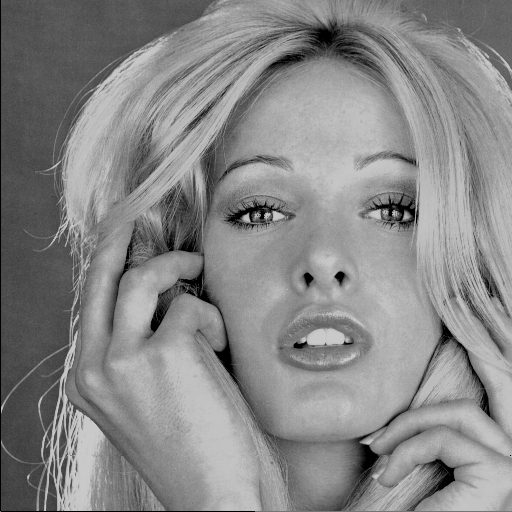
#> input picture image/woman_blonde.tif, 512 x 512 px
$ python 1-6.py
#> lines starting #> are read from the running program, lines starting #| are printed output that depends on the picture; after the words box and inside, x2 and y2 are one past the last pixel; in counts of white or black regions, pixels touching at a corner belong together
import cv2
import matplotlib.pyplot as plt
import numpy as np

# 二值化图像
img = cv2.imread('../image/woman_blonde.tif', cv2.IMREAD_GRAYSCALE)
#> img is the input picture: shape (512, 512); min 0, max 202, mean 135.1
h, w = img.shape[:2]
#> h = 512; w = 512
plt.figure()
plt.subplot(1, 3, 1)
plt.title('original')
plt.axis('off')
plt.imshow(img, cmap='gray')
# 全局阈值
thresh = 127
im1 = np.zeros((h, w))
for i in range(h):
    for j in range(w):
        if img[i, j] > thresh:
            im1[i, j] = 255
        else:
            im1[i, j] = 0
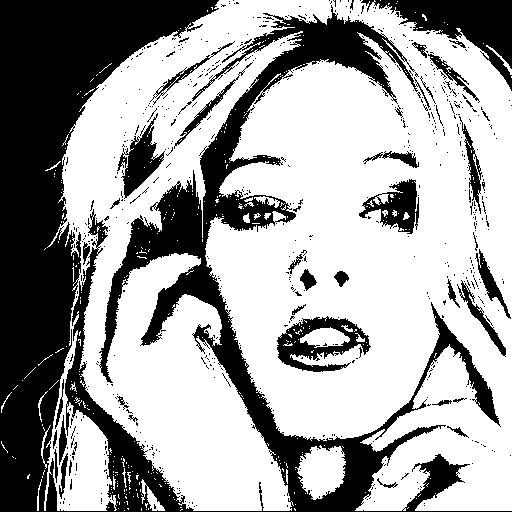
#> im1: shape (512, 512) float64; 63.6% white; 646 black regions (604 under 20 px), largest, box (x1, y1, x2, y2) and area: (0, 0, 512, 512) 78027, (361, 0, 512, 91) 4945, (277, 316, 371, 372) 2356
plt.subplot(1, 3, 2)
plt.title('global threshold')
plt.imshow(im1, cmap='gray')
plt.axis('off')
# 局部阈值
im2 = np.zeros((h, w))
im = np.pad(img, (1, 1), 'constant')
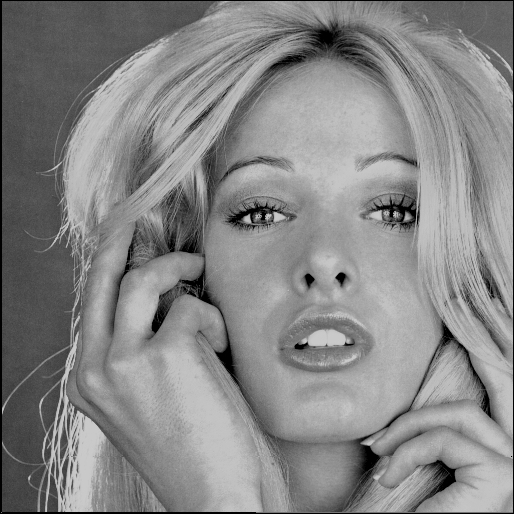
#> im: shape (514, 514); min 0, max 202, mean 134
for i in range(h):
    for j in range(w):
        x = np.mean(im[i:i+3, j:j+3])
        if img[i, j] >= x:
            im2[i, j] = 255
        else:
            im2[i, j] = 0
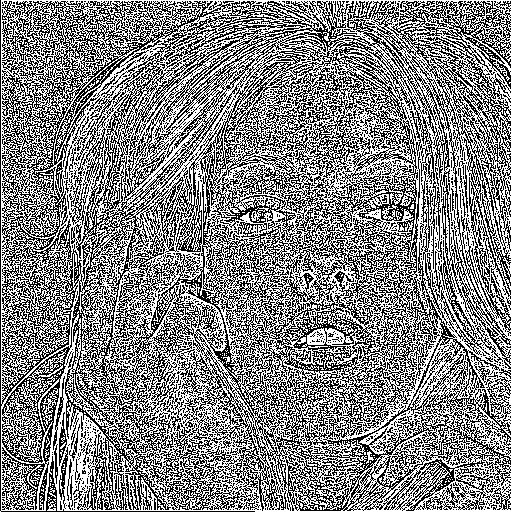
#> im2: shape (512, 512) float64; 52.4% white; black in thin lines or dots
plt.subplot(1, 3, 3)
plt.title('local threshold')
plt.imshow(im2, cmap='gray')
plt.axis('off')
plt.show()
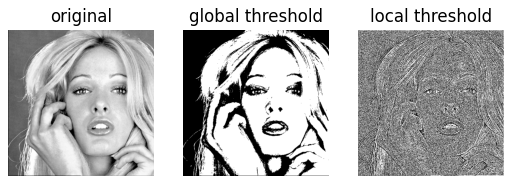
#> figure drawn by matplotlib, 3 panels

$ run again, with image/cameraman.tif copied over image/woman_blonde.tif
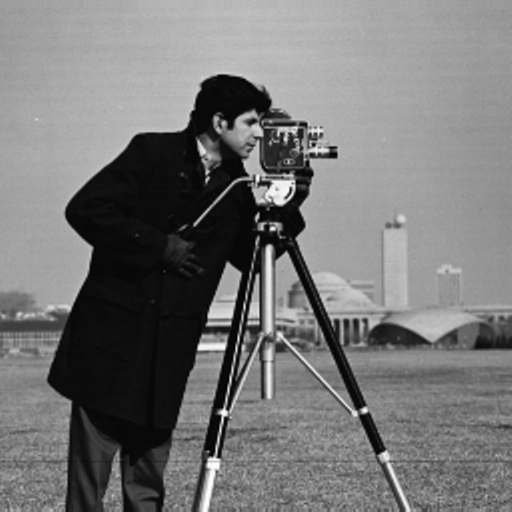
#> input picture image/cameraman.tif, 512 x 512 px
#> img is the input picture: shape (512, 512); min 0, max 255, mean 118.3
#> after the loop `for i in range(h):`:
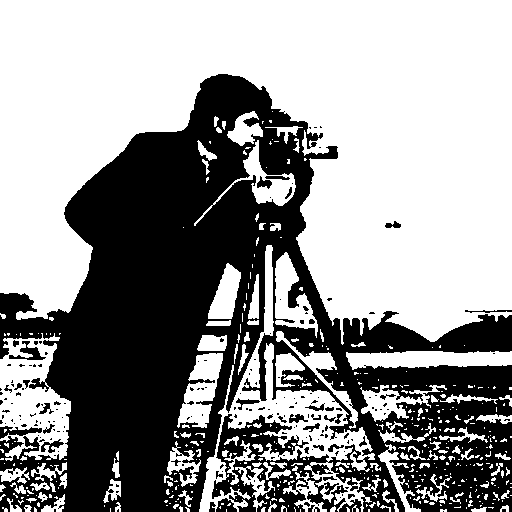
#> im1: shape (512, 512) float64; 59% white; 193 black regions (155 under 20 px), largest, box (x1, y1, x2, y2) and area: (0, 74, 512, 512) 104171, (0, 426, 42, 439) 254, (9, 341, 46, 360) 253
#> `plt.show()`:
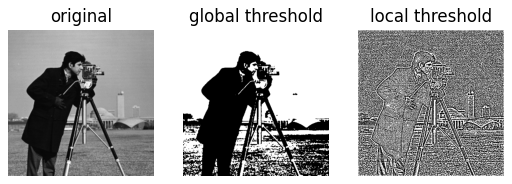
#> figure drawn by matplotlib, 3 panels
